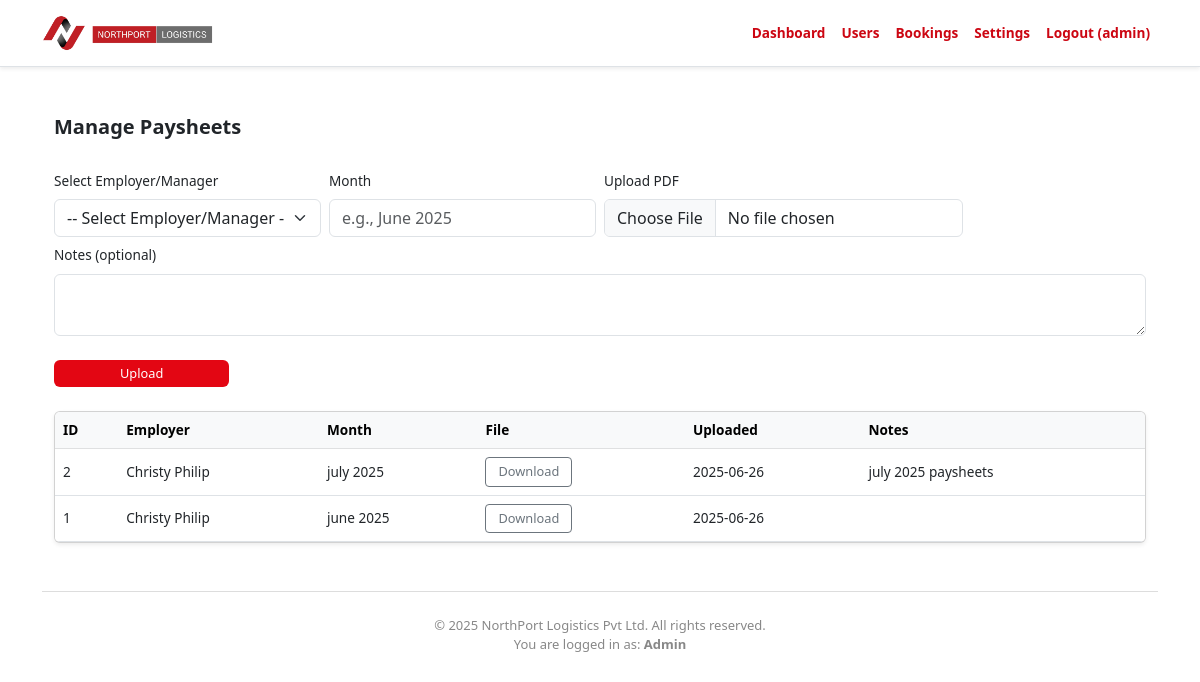
The page /admin/manage_paysheets.php (signed in) on the database its author committed.
### tables this page shows
CREATE TABLE `paysheets` (
  `id` int(11) NOT NULL,
  `employer_id` int(11) NOT NULL,
  `uploaded_by` int(11) DEFAULT NULL,
  `file_path` varchar(255) NOT NULL,
  `month` varchar(20) NOT NULL,
  `notes` text DEFAULT NULL,
  `created_at` datetime DEFAULT current_timestamp()
);

CREATE TABLE `users` (
  `id` int(11) NOT NULL,
  `username` varchar(50) NOT NULL,
  `email` varchar(100) NOT NULL,
  `password_hash` varchar(255) NOT NULL,
  `role` enum('admin','manager','employer','user') NOT NULL DEFAULT 'user',
  `is_active` tinyint(1) NOT NULL DEFAULT 1,
  `created_at` timestamp NOT NULL DEFAULT current_timestamp(),
  `updated_at` timestamp NOT NULL DEFAULT current_timestamp() ON UPDATE current_timestamp(),
  `phone` varchar(20) DEFAULT NULL,
  `street_address` varchar(255) DEFAULT NULL,
  `city` varchar(100) DEFAULT NULL,
  `state` varchar(100) DEFAULT NULL,
  `postal_code` varchar(20) DEFAULT NULL,
  `country` varchar(100) DEFAULT NULL,
  `company_name` varchar(255) DEFAULT NULL,
  `profile_pic` varchar(255) DEFAULT NULL,
  `date_of_birth` date DEFAULT NULL,
  `preferences` longtext DEFAULT NULL CHECK (json_valid(`preferences`)),
  `notes` text DEFAULT NULL,
  `department` varchar(100) DEFAULT NULL,
  `job_title` varchar(100) DEFAULT NULL,
  `date_of_joining` date DEFAULT NULL,
  `nic_passport_number` varchar(50) DEFAULT NULL
);

### admin/manage_paysheets.php (the view, shortened to what this page needs)
<?php
require_once '../includes/header.php';
$currentRole = $_SESSION['role'] ?? 'user';
$userId = $_SESSION['user_id'] ?? 0;
if ($currentRole === 'admin') {
    $stmt = $pdo->query("SELECT p.*, u.username AS employer_name FROM paysheets p JOIN users u ON p.employer_id = u.id ORDER BY p.created_at DESC");
} else {
    $stmt = $pdo->prepare("SELECT * FROM paysheets WHERE employer_id = ? ORDER BY created_at DESC");
    $stmt->execute([$userId]);
}
$paysheets = $stmt->fetchAll(PDO::FETCH_ASSOC);
?>
<div class="container my-5">
    <div class="d-flex justify-content-between align-items-center mb-4">
        <h2 class="fw-bold">Manage Paysheets</h2>
    </div>
    <?php if ($currentRole === 'admin'): ?>
        <form method="post" enctype="multipart/form-data" class="row g-2 mb-4">
            <div class="col-md-3">
                <label class="form-label">Select Employer/Manager</label>
                <select name="employer_id" class="form-select" required>
                    <option value="">-- Select Employer/Manager --</option>
                </select>
            </div>
            <div class="col-md-3">
                <label class="form-label">Month</label>
                <input type="text" name="month" class="form-control" placeholder="e.g., June 2025" required>
            </div>
            <div class="col-md-4">
                <label class="form-label">Upload PDF</label>
                <input type="file" name="paysheet" class="form-control" accept="application/pdf" required>
            </div>
            <div class="col-md-12">
                <label class="form-label">Notes (optional)</label>
                <textarea name="notes" class="form-control" rows="2"></textarea>
            </div>
            <div class="col-md-2">
                <button class="btn btn-danger w-100 mt-3" type="submit">Upload</button>
            </div>
        </form>
    <?php endif; ?>
    <div class="table-responsive card shadow-sm">
        <table class="table table-hover mb-0 align-middle">
            <thead class="table-light">
                <tr>
                    <th>ID</th>
                    <th>Employer</th>
                    <th>Month</th>
                    <th>File</th>
                    <th>Uploaded</th>
                    <th>Notes</th>
                </tr>
            </thead>
            <tbody>
                <?php if (count($paysheets)): ?>
                    <?php foreach ($paysheets as $p): ?>
                        <tr>
                            <td><?= $p['id'] ?></td>
                            <td><?= $p['employer_name'] ?? $p['employer_id'] ?></td>
                            <td><?= htmlspecialchars($p['month']) ?></td>
                            <td><a href="<?= $p['file_path'] ?>" target="_blank" class="btn btn-sm btn-outline-secondary">Download</a></td>
                            <td><?= date('Y-m-d', strtotime($p['created_at'])) ?></td>
                            <td><?= htmlspecialchars($p['notes']) ?></td>
                        </tr>
                    <?php endforeach; ?>
                <?php else: ?>
                    <tr>
                        <td colspan="6" class="text-center text-muted">No paysheets found.</td>
                    </tr>
                <?php endif; ?>
            </tbody>
        </table>
    </div>
</div>
<?php require_once '../includes/admin_footer.php'; ?>

### admin/manage_paysheets.php (style rules this page uses)
.btn { font-size: 0.8rem; padding: 0.25rem 0.75rem; }
.btn-danger { background-color: #e30613; border: none; }
.container { font-size: 0.85rem; }
h2 { font-size: 1.25rem; }

### rows shown on the page
paysheets: id "2", employer.username "Christy Philip", month "july 2025", created_at "2025-06-26", notes "july 2025 paysheets"
paysheets: id "1", employer.username "Christy Philip", month "june 2025", created_at "2025-06-26"

### other values the page prints
safeOutput($username) "admin"
$userRole "Admin"
